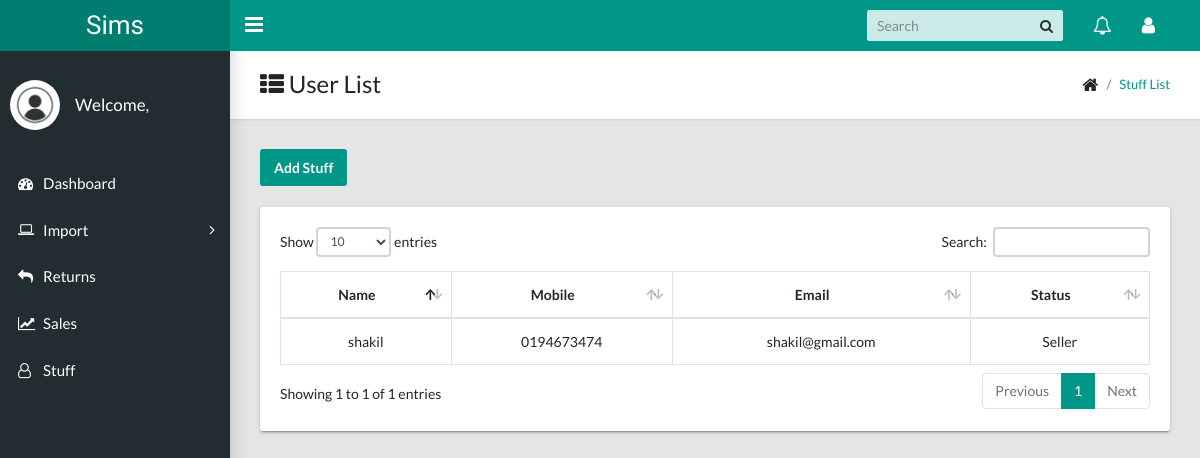
/user-managements/, run on the app's committed database.
### account/models.py (models this page shows, shortened)
class registerd_user(models.Model):
    first_name = models.CharField(max_length=25,null=False,blank=False)
    last_name = models.CharField(max_length=25,null=False,blank=False)
    email = models.EmailField(null=False,max_length=25,blank=False)
    mobile = models.CharField(max_length=13,blank=False,null=False)
    user_type = models.CharField(max_length=13,blank=False,null=False)
    username = models.CharField(max_length=25,blank=False,null=False)
    password1 = models.CharField(max_length=25,blank=False,null=False)
    password2 = models.CharField(max_length=25,blank=False,null=False)

### account/views.py (the view)
# urls.py: path('user-managements/', views.user_set, name = 'my_user' ),
def user_set(request):
    datauser = registerd_user.objects.all()
    context = {
        "userinfo":datauser
    }
    return  render(request, 'user.html',context)

### templates/user.html (shortened to what this page needs)
<!DOCTYPE html>
{% load static %}
<html lang="en">
  <head>
    <link rel="stylesheet" type="text/css" href="{% static 'css/main.css' %}">
    <link rel="stylesheet" type="text/css" href="https://maxcdn.bootstrapcdn.com/font-awesome/4.7.0/css/font-awesome.min.css">
  </head>
  <body class="app sidebar-mini">
    <header class="app-header"><a class="app-header__logo" href="#">Sims</a>
      <a class="app-sidebar__toggle" href="#" data-toggle="sidebar" aria-label="Hide Sidebar"></a>
      <ul class="app-nav">
        <li class="app-search">
          <input class="app-search__input" type="search" placeholder="Search">
          <button class="app-search__button"><i class="fa fa-search"></i></button>
        </li>
        <li class="dropdown"><a class="app-nav__item" href="#" data-toggle="dropdown" aria-label="Show notifications"><i class="fa fa-bell-o fa-lg"></i></a>
        </li>
        <li class="dropdown"><a class="app-nav__item" href="#" data-toggle="dropdown" aria-label="Open Profile Menu"><i class="fa fa-user fa-lg"></i></a>
        </li>
      </ul>
    </header>
    <aside class="app-sidebar">
      <div class="app-sidebar__user"><img class="app-sidebar__user-avatar img-fluid" src="{% static 'images/avatar.jpg' %}" alt="User Image" >
        <div>
          <p class="app-sidebar__user-name">Welcome,</p>
        </div>
      </div>
      <ul class="app-menu">
        <li><a class="app-menu__item" href="{% url 'account:home' %}"><i class="app-menu__icon fa fa-dashboard"></i><span class="app-menu__label">Dashboard</span></a></li>
        <li class="treeview"><a class="app-menu__item" href="#" data-toggle="treeview"><i class="app-menu__icon fa fa-laptop"></i><span class="app-menu__label">Import</span><i class="treeview-indicator fa fa-angle-right"></i></a>
        </li>
        <li><a class="app-menu__item" href="{% url 'account:return' %}"><i class="app-menu__icon fa fa-reply" aria-hidden="true"></i><span class="app-menu__label">Returns</span></a></li>
        <li><a class="app-menu__item" href="{% url 'account:sale' %}"><i class="app-menu__icon fa fa-line-chart" aria-hidden="true"></i><span class="app-menu__label">Sales</span></a></li>
        <li><a class="app-menu__item" href="{% url 'account:my_user' %}"><i class="app-menu__icon fa fa-user-o" aria-hidden="true"></i><span class="app-menu__label">Stuff</span></a></li>
      </ul>
    </aside>
    <main class="app-content">
      <div class="app-title">
        <div>
          <h1><i class="fa fa-th-list"></i> User List</h1>
        </div>
        <ul class="app-breadcrumb breadcrumb side">
          <li class="breadcrumb-item"><i class="fa fa-home fa-lg"></i></li>
          <li class="breadcrumb-item active"><a href="#">Stuff List</a></li>
        </ul>
      </div>
      <a href="{% url 'account:addmy_user' %}"><button class="btn btn-primary">Add Stuff</button></a>
      <br><br>
      <div class="row">
        <div class="col-md-12">
          <div class="tile">
            <div class="tile-body">
              <div class="table-responsive">
                <table class="table table-hover table-bordered text-center" id="sampleTable" >
                  <thead>
                    <tr>
                      <th>Name</th>
                      <th>Mobile</th>
                      <th>Email</th>
                      <th>Status</th>
                    </tr>
                  </thead>
                  <tbody>
                  {% for data in userinfo %}
                    <tr>
                      <td>{{ data.first_name }}</td>
                      <td>{{ data.mobile }}</td>
                      <td>{{ data.email }}</td>
                      <td>{{ data.user_type }}</td>
                    </tr>
                  {% endfor %}
                  </tbody>
                </table>
              </div>
            </div>
          </div>
        </div>
      </div>
    </main>
  </body>
</html>

### data on the page
registerd_user: first_name "shakil", mobile "0194673474", email "shakil@gmail.com", user_type "Seller"
